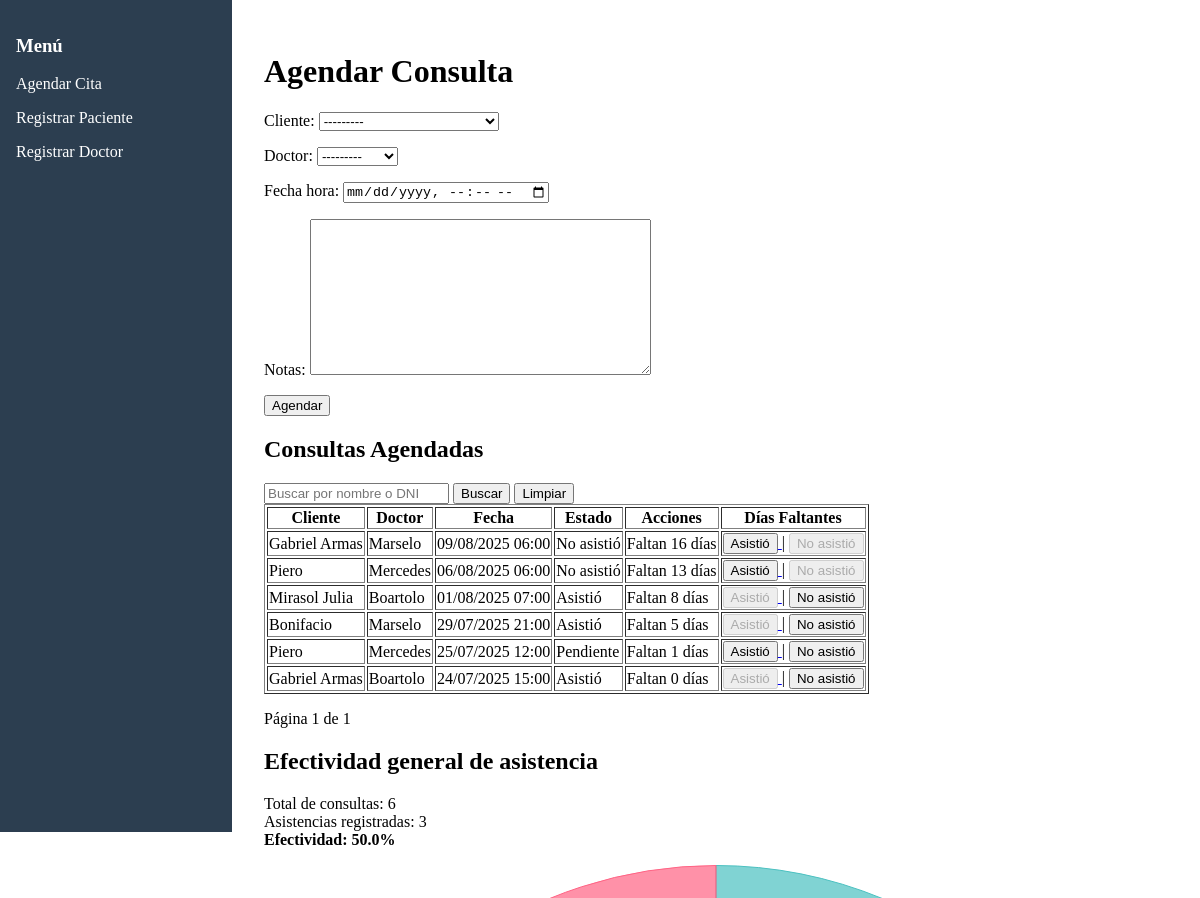
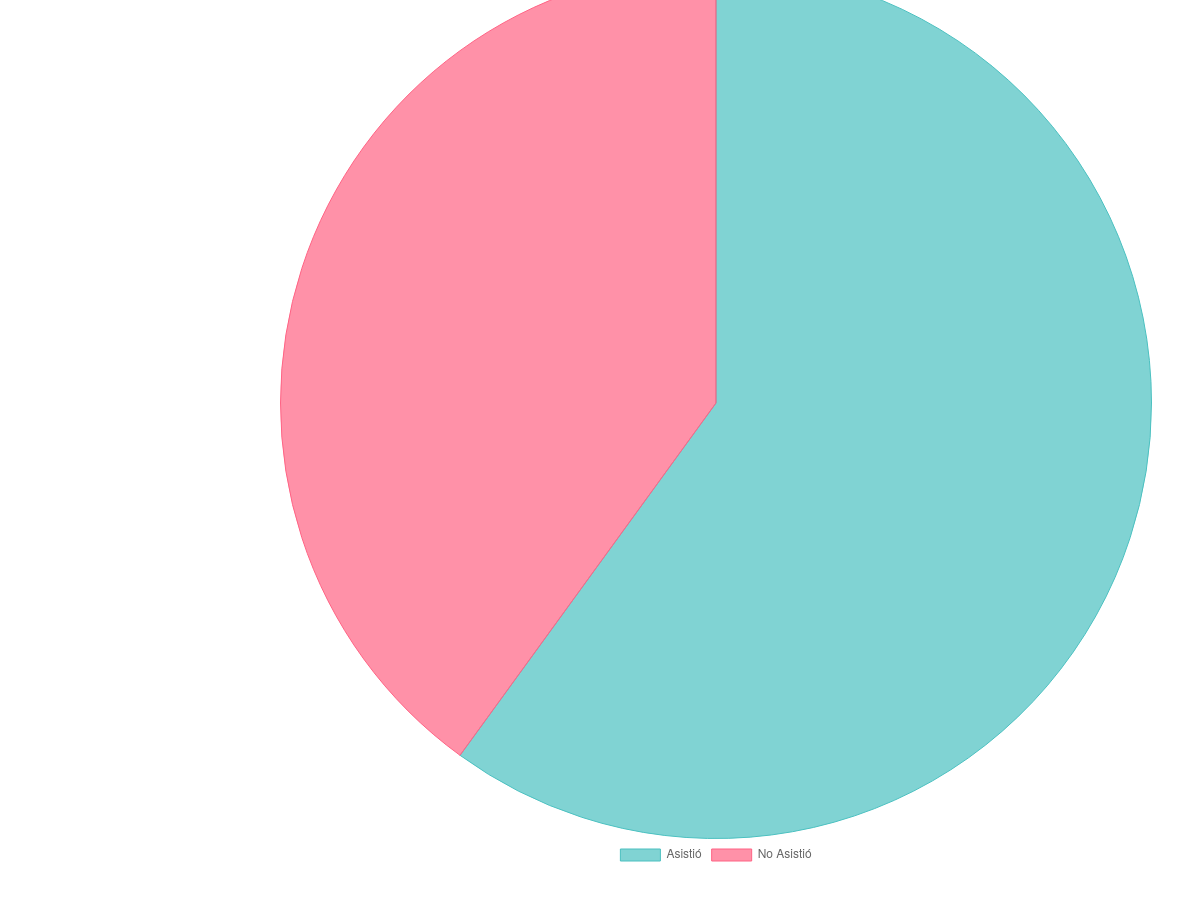
/clinica/agendar_consulta/, run on an earlier commit of the app's database (2 pictures, top to bottom).
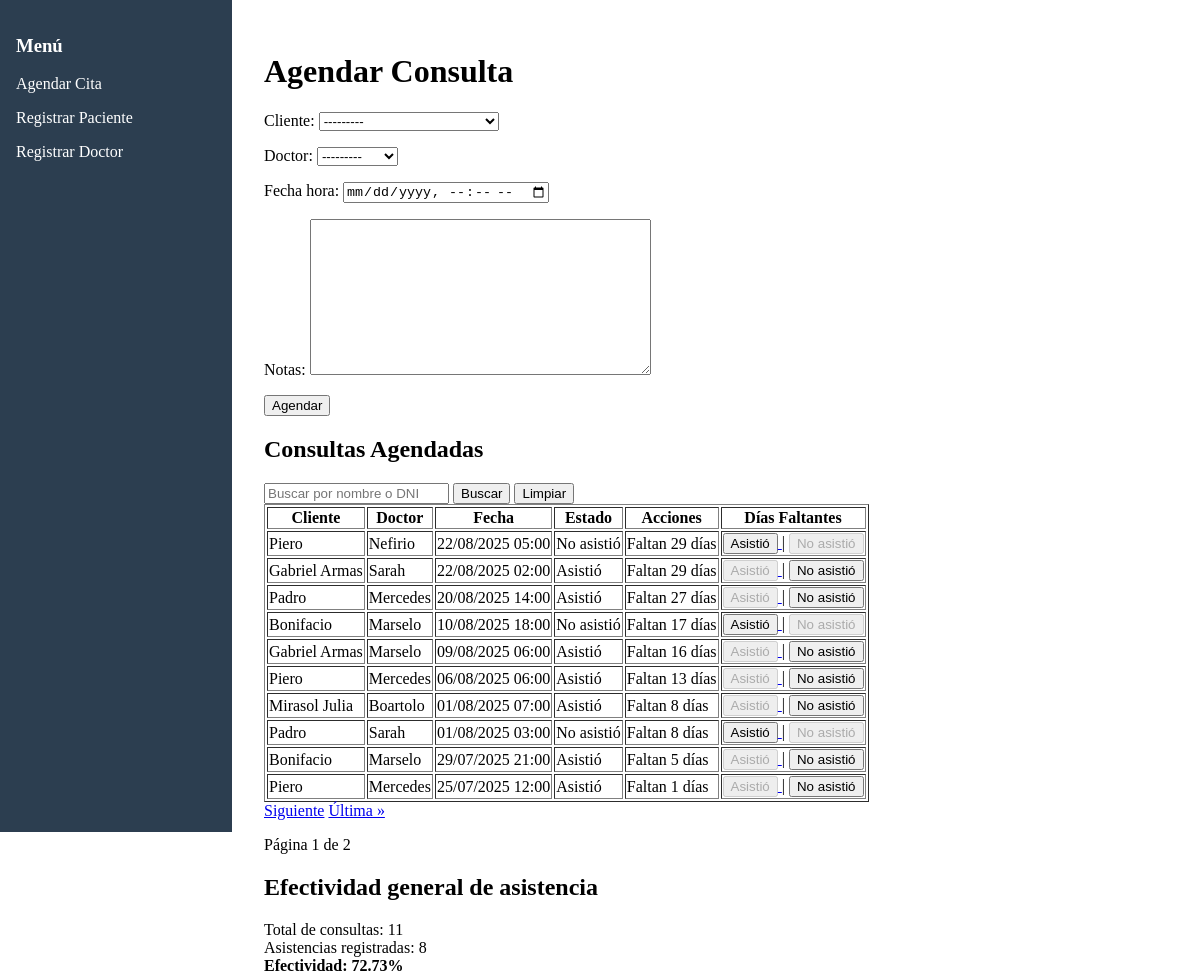
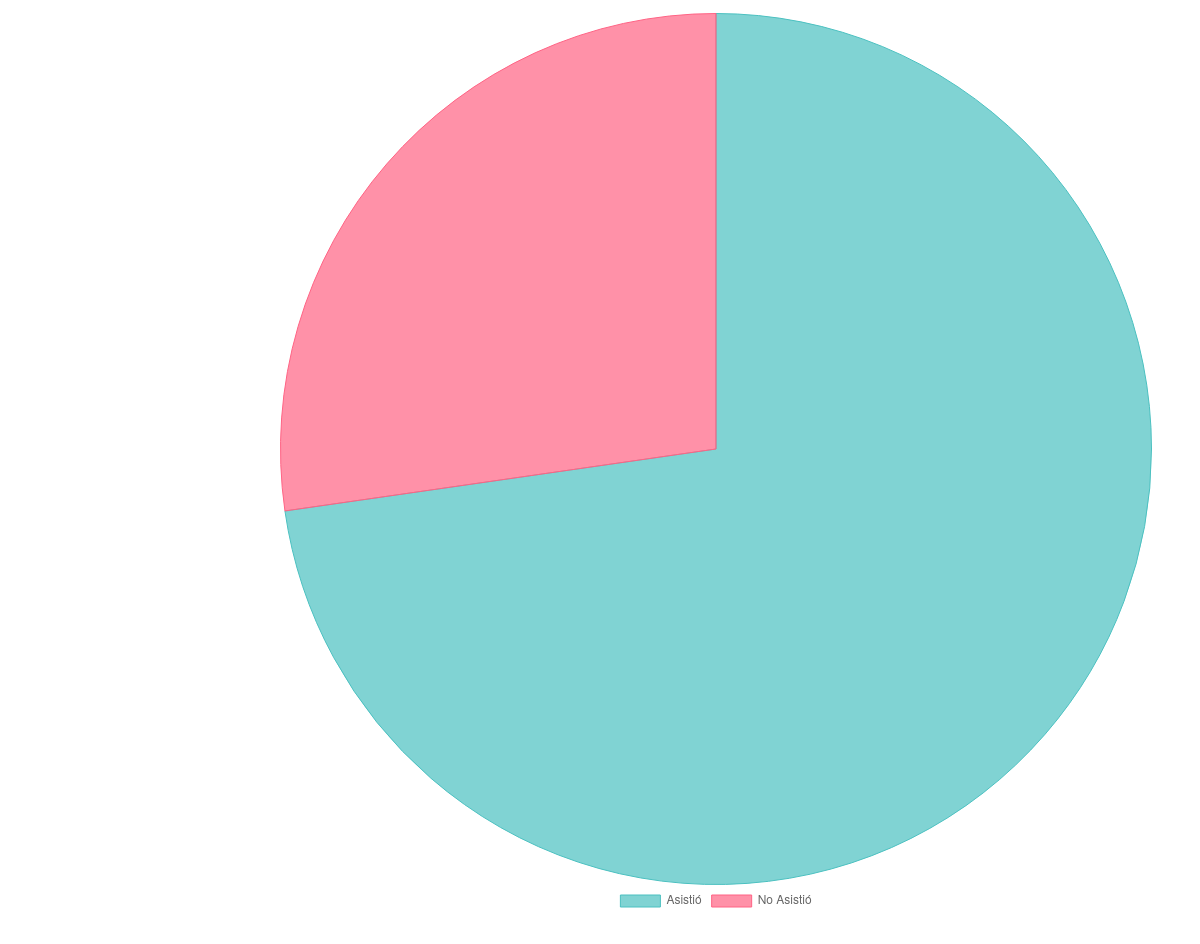
And on a later commit of the database (2 pictures, top to bottom).
### clinica/models.py (models this page shows, shortened)
class Consulta(models.Model):
    ESTADO_ASISTENCIA = [
        ('pendiente', 'Pendiente'),
        ('asistio', 'Asistió'),
        ('no_asistio', 'No asistió'),
    ]
    cliente = models.ForeignKey(Cliente, on_delete=models.CASCADE)
    doctor = models.ForeignKey(Doctor, on_delete=models.CASCADE)
    fecha_hora = models.DateTimeField()
    estado_asistencia = models.CharField(max_length=20, choices=ESTADO_ASISTENCIA, default='pendiente')
    notas = models.TextField(blank=True)
    def dias_faltantes(self):
        return (self.fecha_hora.date() - timezone.now().date()).days

class Cliente(models.Model):
    nombre = models.CharField(max_length=100)
    dni = models.CharField(max_length=15, unique=True)
    telefono = models.CharField(max_length=20, blank=True)
    def __str__(self):
        return f"{self.nombre} ({self.dni})"

class Doctor(models.Model):
    nombre = models.CharField(max_length=100)
    especialidad = models.CharField(max_length=100, blank=True)
    def __str__(self):
        return self.nombre

### clinica/views.py (the view, shortened to what this page needs)
# urls.py: path('agendar_consulta/', views.agendar_consulta, name='agendar_consulta'),
def agendar_consulta(request):
    form = ConsultaForm()
    consultas = Consulta.objects.select_related('cliente', 'doctor')
    query = request.GET.get('q')
    if query:
        consultas = consultas.filter(
            Q(cliente__nombre__icontains=query) |
            Q(cliente__dni__icontains=query)
        )
    consultas = consultas.order_by('-fecha_hora')
    paginator = Paginator(consultas, 10)  # 10 por página
    page_number = request.GET.get('page')
    page_obj = paginator.get_page(page_number)
    total_consultas = consultas.count()
    asistidas = consultas.filter(estado_asistencia='asistio').count()
    faltas = consultas.filter(estado_asistencia='no_asistio').count()
    efectividad = round((asistidas / total_consultas) * 100, 2) if total_consultas > 0 else 0
    return render(request, 'clinica/agendar_consulta.html', {
        'consulta_form': form,
        'consultas': page_obj,
        'efectividad': efectividad,
        'asistidas': asistidas,
        'faltas': faltas,
        'total_consultas': total_consultas,
    })

### clinica/forms.py
class ConsultaForm(forms.ModelForm):
    class Meta:
        model = Consulta
        fields = ['cliente', 'doctor', 'fecha_hora', 'notas']
        widgets = {
            'fecha_hora': forms.DateTimeInput(attrs={'type': 'datetime-local'}),
        }

### clinica/templates/clinica/agendar_consulta.html (shortened to what the changed rows need)
{% extends 'clinica/base.html' %}
{% load static %}
{% block content %}
<div class="consulta-main">
    <div class="consulta-form">
        <h1>Agendar Consulta</h1>
    </div>
    <div class="consulta-list">
        <div>
            <h2>Consultas Agendadas</h2>
        </div>
        <div>
            <table border="1">
                <tr>
                    <th>Cliente</th>
                    <th>Doctor</th>
                    <th>Fecha</th>
                    <th>Estado</th>
                    <th>Acciones</th>
                    <th>Días Faltantes</th>
                </tr>
                {% for consulta in consultas %}
                <tr>
                    <td>{{ consulta.cliente.nombre }}</td>
                    <td>{{ consulta.doctor.nombre }}</td>
                    <td>{{ consulta.fecha_hora|date:"d/m/Y H:i" }}</td>
                    <td>{{ consulta.get_estado_asistencia_display }}</td>
                    <td>
                        {% if consulta.dias_faltantes < 0 %}
                            Vencida ({{ consulta.dias_faltantes }} días)
                        {% else %}
                            Faltan {{ consulta.dias_faltantes }} días
                        {% endif %}
                    </td>
                    <td>
                        <a href="{% url 'actualizar_asistencia' consulta.id 'asistio' %}">
                            <button {% if consulta.estado_asistencia == 'asistio' %}disabled{% endif %}>Asistió</button>
                        </a> |
                        <a href="{% url 'actualizar_asistencia' consulta.id 'no_asistio' %}">
                            <button {% if consulta.estado_asistencia == 'no_asistio' %}disabled{% endif %}>No asistió</button>
                        </a>
                    </td>
                </tr>
                {% empty %}
                <tr>
                    <td colspan="5">No hay consultas registradas.</td>
                </tr>
                {% endfor %}
            </table>
            <div class="pagination">
                {% if consultas.has_next %}
                    <a href="?q={{ request.GET.q }}&page={{ consultas.next_page_number }}" class="pagination-button">Siguiente</a>
                    <a href="?q={{ request.GET.q }}&page={{ consultas.paginator.num_pages }}" class="pagination-button">Última »</a>
                {% endif %}
            </div>
            <p class="pagination-info">
                Página {{ consultas.number }} de {{ consultas.paginator.num_pages }}
            </p>
        </div>
    </div>
</div>
<div class="indicadores-container">
    <div class="resumen-container">
        <div class="resumen-texto">
            <h2>Efectividad general de asistencia</h2>
            <p>
            Total de consultas: {{ total_consultas }} <br>
            Asistencias registradas: {{ asistidas }} <br>
            <strong>Efectividad: {{ efectividad }}%</strong>
            </p>
        </div>
        <div class="resumen-chart">
            <canvas id="asistenciaChart"></canvas>
        </div>
    </div>
</div>
<script>
  const ctx = document.getElementById('asistenciaChart').getContext('2d');
  const asistenciaChart = new Chart(ctx, {
    type: 'pie',
    data: {
      labels: ['Asistió', 'No Asistió'],
      datasets: [{
        label: 'Estado de asistencia',
        data: [
          {{ asistidas }},
          {{ faltas }}
        ],
        backgroundColor: [
          'rgba(75, 192, 192, 0.7)',
          'rgba(255, 99, 132, 0.7)'
        ],
        borderColor: [
          'rgba(75, 192, 192, 1)',
          'rgba(255, 99, 132, 1)'
        ],
        borderWidth: 1
      }]
    },
    options: {
      responsive: true,
      plugins: {
        legend: {
          position: 'bottom'
        }
      }
    }
  });
</script>
{% endblock %}

What changed in the data, as far as the page shows it:
no longer on this page (row unchanged): Consulta: cliente.nombre "Gabriel Armas", doctor.nombre "Boartolo", fecha_hora "24/07/2025 15:00", estado_asistencia "Asistió", dias_faltantes "0"
added Consulta: cliente.nombre "Piero", doctor.nombre "Nefirio", fecha_hora "22/08/2025 05:00", estado_asistencia "No asistió", dias_faltantes "29"
added Consulta: cliente.nombre "Gabriel Armas", doctor.nombre "Sarah", fecha_hora "22/08/2025 02:00", estado_asistencia "Asistió", dias_faltantes "29"
added Consulta: cliente.nombre "Padro", doctor.nombre "Mercedes", fecha_hora "20/08/2025 14:00", estado_asistencia "Asistió", dias_faltantes "27"
added Consulta: cliente.nombre "Bonifacio", doctor.nombre "Marselo", fecha_hora "10/08/2025 18:00", estado_asistencia "No asistió", dias_faltantes "17"
changed Consulta (number 5 of 10 on the later page): estado_asistencia "No asistió" → "Asistió"
changed Consulta (number 6 of 10 on the later page): estado_asistencia "No asistió" → "Asistió"
added Consulta: cliente.nombre "Padro", doctor.nombre "Sarah", fecha_hora "01/08/2025 03:00", estado_asistencia "No asistió", dias_faltantes "8"
changed Consulta (number 10 of 10 on the later page): estado_asistencia "Pendiente" → "Asistió"
Also different on the page:
{{ consultas.paginator.num_pages }}: "1" → "2"
{{ total_consultas }}: "6" → "11"
{{ asistidas }}: "3" → "8"
{{ efectividad }}: "50.0" → "72.73"
chart data {{ asistidas }}: 3 → 8
chart data {{ faltas }}: 2 → 3
text now shown: "Siguiente Última »"
